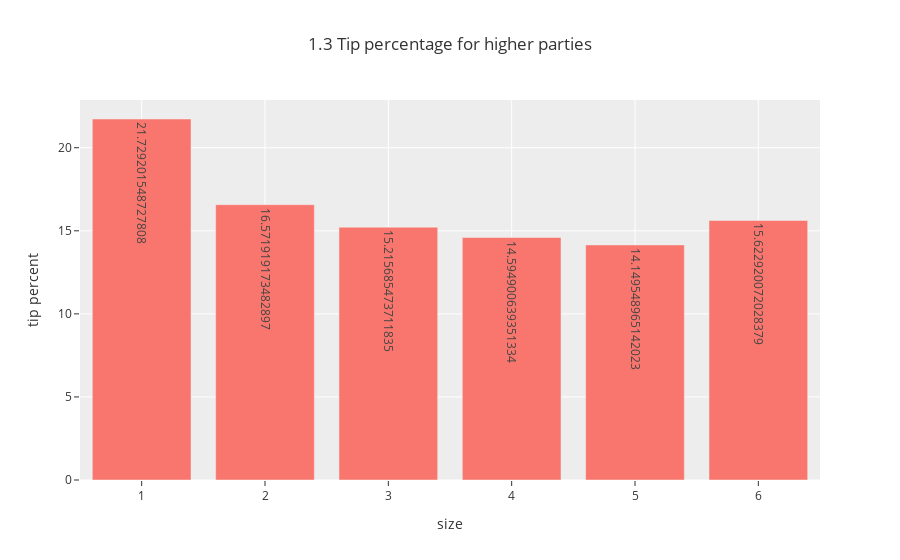

Notebook code for this chart:
### Code cell
fig = px.bar(df_tips_size, 
             x='size',            
             y='tip percent',
             text='tip percent',
             template='ggplot2',
            title='1.3 Tip percentage for higher parties')


fig.show()

### Figure 1 — Plotly figure (JSON) as saved in the notebook; plotly's stock layout.template omitted (floating-point values rounded to 4 significant figures)
{"data": [{"alignmentgroup": "True", "hoverlabel": {"namelength": 0}, "hovertemplate": "size=%{x}<br>tip percent=%{text}", "legendgroup": "", "marker": {"color": "#F8766D"}, "name": "", "offsetgroup": "", "orientation": "v", "showlegend": false, "text": [21.73, 16.57, 15.22, 14.59, 14.15, 15.62], "textposition": "auto", "type": "bar", "x": [1, 2, 3, 4, 5, 6], "xaxis": "x", "y": [21.73, 16.57, 15.22, 14.59, 14.15, 15.62], "yaxis": "y"}], "layout": {"barmode": "relative", "legend": {"tracegroupgap": 0}, "title": {"text": "1.3 Tip percentage for higher parties"}, "xaxis": {"anchor": "y", "domain": [0, 1], "title": {"text": "size"}}, "yaxis": {"anchor": "x", "domain": [0, 1], "title": {"text": "tip percent"}}}}
